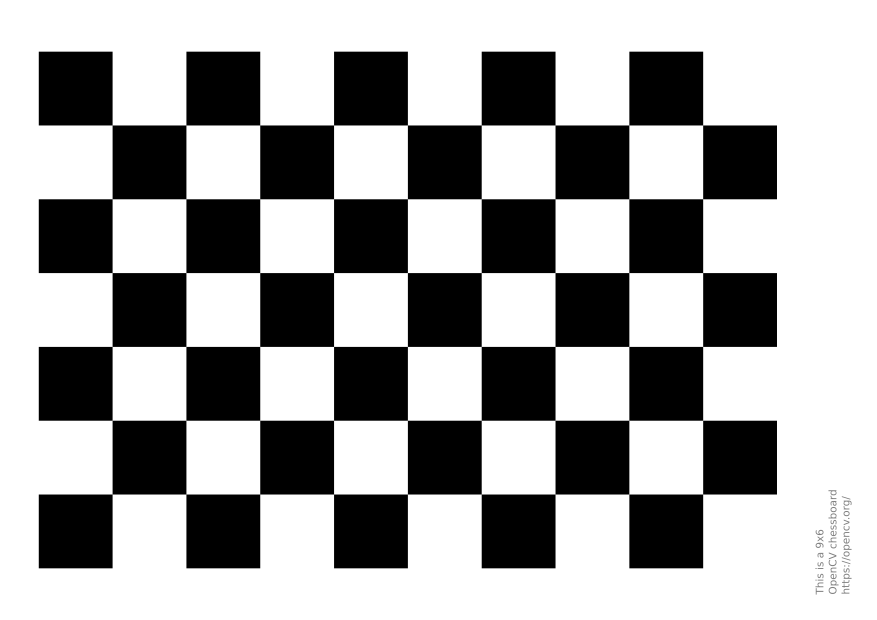
#> input picture 2026Fall/project_5/data/chess.png, 1754 x 1240 px (shown at 1/2 size)
$ python lab05_step2.py
#> lines starting #> are read from the running program, lines starting #| are printed output that depends on the picture; after the words box and inside, x2 and y2 are one past the last pixel; in counts of white or black regions, pixels touching at a corner belong together
"""比较 Harris k 值；统计的是阈值像素，不是去重后的角点。"""
from pathlib import Path
import csv
import cv2
import numpy as np


def main():
    root = Path(__file__).resolve().parent
    gray = cv2.imdecode(np.fromfile(root / 'data/chess.png', dtype=np.uint8), 0)
#> gray is the input picture: shape (1240, 1754); min 0, max 255, mean 165.4
    if gray is None:
        raise ValueError('棋盘格读取失败')
    out = root / 'results/step2_k_comparison'
    out.mkdir(parents=True, exist_ok=True)
    src = gray.astype(np.float32)
    original = cv2.cvtColor(gray, cv2.COLOR_GRAY2BGR)
    baseline = cv2.cornerHarris(src, 2, 3, 0.04)
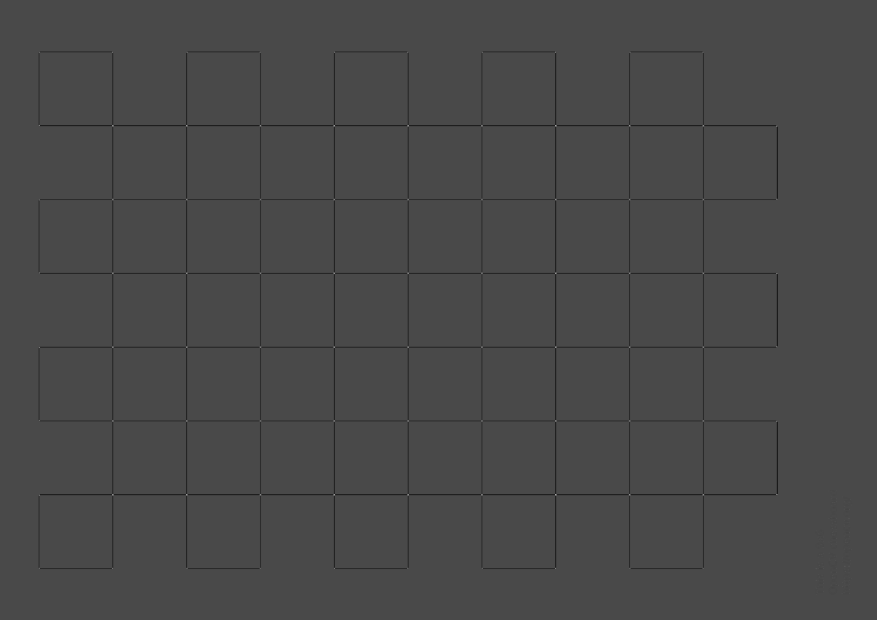
#> baseline: shape (1240, 1754) float32 (shown at 1/2 size); min -167808704, max 418069600, mean -1597854.8; drawn with min black and max white
    fixed_threshold = 0.01 * float(baseline.max())
#> fixed_threshold = 4180696
    rows, panels = [], []
    previous = None

    def save(name, img):
        ok, encoded = cv2.imencode('.png', img)
        if not ok:
            raise RuntimeError('PNG 编码失败')
        encoded.tofile(out / name)

    for k in (0.04, 0.06, 0.1):
        response = cv2.cornerHarris(src, 2, 3, k)
        assert response.shape == gray.shape and np.isfinite(response).all()
        if previous is not None:
            # 相同输入下 k 增大，响应不应上升；允许浮点舍入误差。
            tolerance = 1e-6 * max(float(np.abs(previous).max()), 1.0)
            assert np.all(response <= previous + tolerance)
        previous = response
        threshold = 0.01 * float(response.max())
        mask = response > threshold
        fixed_mask = response > fixed_threshold
        marked = original.copy()
        marked[mask] = (0, 0, 255)
        save(f'harris_k_{k:.2f}.png', marked)
        row = dict(k=k, response_min=float(response.min()), response_max=float(response.max()),
                   relative_threshold=threshold, relative_selected_pixels=int(mask.sum()),
                   fixed_threshold=fixed_threshold, fixed_selected_pixels=int(fixed_mask.sum()))
        rows.append(row)
        # 缩图后重绘，以免红色标记消失。这不是新的检测结果。
        scale = 480 / gray.shape[1]
        preview = cv2.resize(original, (480, round(gray.shape[0]*scale)), interpolation=cv2.INTER_AREA)
        ys, xs = np.nonzero(mask)
        pts = np.unique(np.rint(np.column_stack((xs, ys))*scale).astype(int), axis=0)
        for x, y in pts:
            cv2.circle(preview, (int(x), int(y)), 1, (0, 0, 255), -1)
        preview = cv2.copyMakeBorder(preview, 65, 0, 0, 0, cv2.BORDER_CONSTANT, value=(245,245,245))
        cv2.putText(preview, f'k={k:.2f} | pixels={mask.sum()}', (12,25), cv2.FONT_HERSHEY_SIMPLEX,.65,(0,0,0),1)
        cv2.putText(preview, f'max R={response.max():.3e} | threshold=1% max', (12,50), cv2.FONT_HERSHEY_SIMPLEX,.45,(0,0,0),1)
        panels.append(preview)
#> this loop made 3 passes
#> (tolerance, threshold) on passes 2 to 3: (418.1, 3705265.9), (370.5, 2754405.8)
#> threshold on pass 1: 4180696
#> pass 1, in main, `mask = response > threshold`:
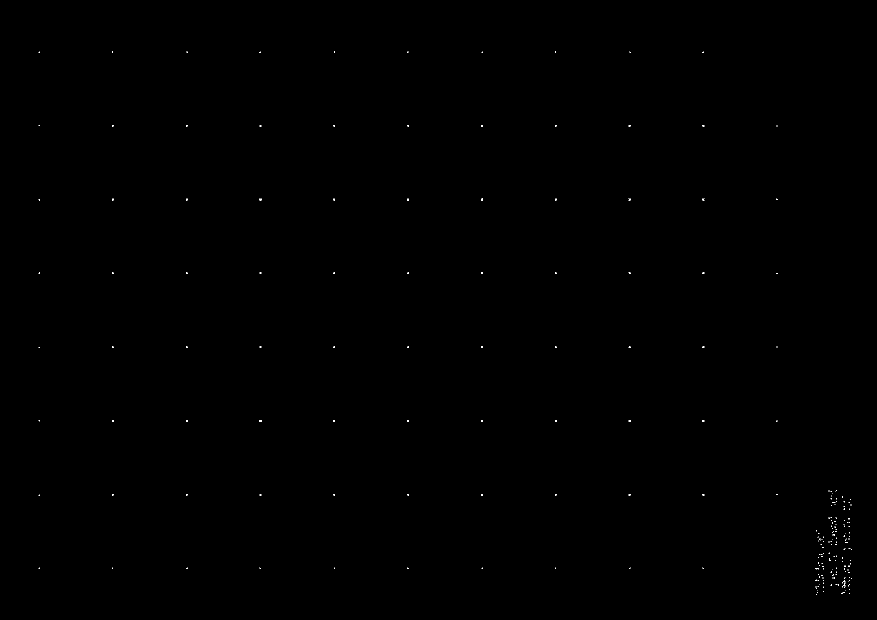
#> mask: shape (1240, 1754) bool (shown at 1/2 size); 0.06% white in thin lines or dots, all inside (x1, y1, x2, y2) = (77, 103, 1704, 1190)
#> pass 1, in main, `preview = cv2.resize(original, (480, round(gray.shape[0]*scale)), inte..`:
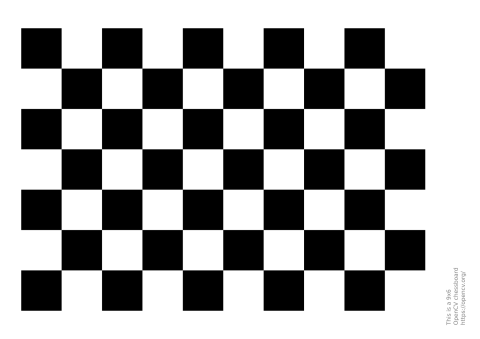
#> preview: shape (339, 480, 3); min 0, max 255, mean 165.4
#> pass 1, in main, `preview = cv2.copyMakeBorder(preview, 65, 0, 0, 0, cv2.BORDER_CONSTANT..`:
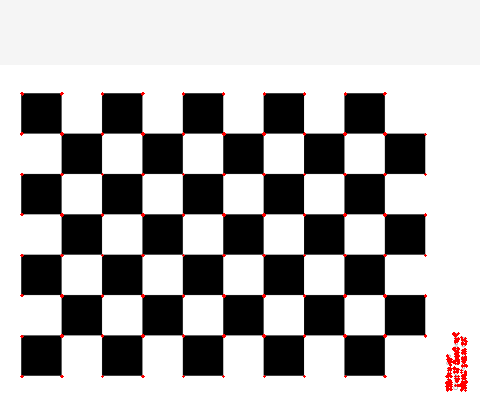
#> preview: shape (404, 480, 3); mean B, G, R 176.9, 176.9, 178.8
#> pass 2, in main, `response = cv2.cornerHarris(src, 2, 3, k)`:
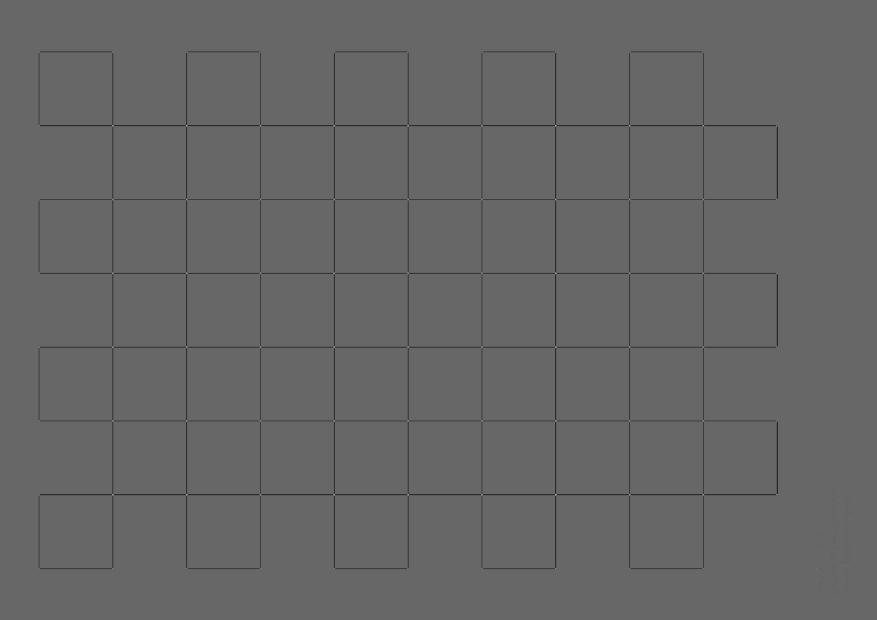
#> response: shape (1240, 1754) float32 (shown at 1/2 size); min -251713056, max 370526592, mean -2427830.2; drawn with min black and max white
#> after the loop: mask: shape (1240, 1754) bool; 0.04% white in thin lines or dots, all inside (x1, y1, x2, y2) = (78, 104, 1704, 1190)
#> after the loop:
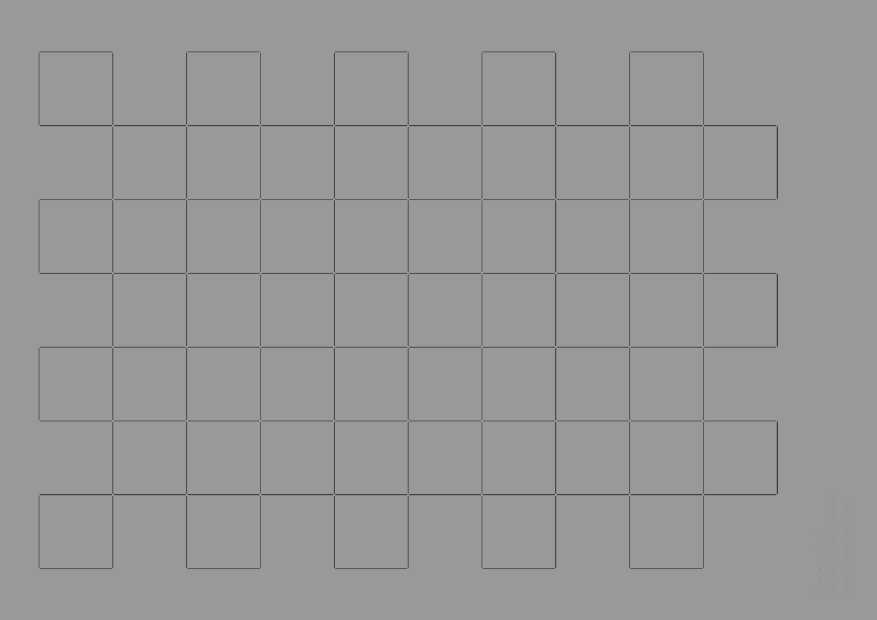
#> response: shape (1240, 1754) float32 (shown at 1/2 size); min -419521760, max 275440576, mean -4087776.8; drawn with min black and max white
#> after the loop, panels = 3 items; rows = 3 items
    assert all(a['fixed_selected_pixels'] >= b['fixed_selected_pixels'] for a,b in zip(rows, rows[1:]))
    save('comparison.png', np.hstack(panels))
    with (out/'statistics.csv').open('w', encoding='utf-8-sig', newline='') as f:
        writer = csv.DictWriter(f, fieldnames=rows[0].keys())
        writer.writeheader()
        writer.writerows(rows)
    report = [
        '# Harris 参数对比实测记录', '',
        f'输入为 data/chess.png，尺寸 {gray.shape[1]}×{gray.shape[0]}；OpenCV {cv2.__version__}。',
        '使用 float32 的 0～255 灰度，blockSize=2、ksize=3，只改变 k。未执行 NMS，以下数量均为像素数。', '',
        '| k | 最低响应 | 最高响应 | 各自最高分 1% 的阈值 | 相对阈值像素数 | 固定阈值像素数 |',
        '|---|---:|---:|---:|---:|---:|',
    ]
    for r in rows:
        report.append(f"| {r['k']} | {r['response_min']:.2f} | {r['response_max']:.2f} | {r['relative_threshold']:.2f} | {r['relative_selected_pixels']} | {r['fixed_selected_pixels']} |")
#> this loop made 3 passes
#> after the loop, report = 10 items
    report += ['', f'固定阈值取 k=0.04 的最高响应的 1%，即 {fixed_threshold:.2f}。', '',
               '## 如何解释', '',
               '对于相同位置的结构张量，k 增大，R=det(M)−k·trace(M)² 减小或保持不变。',
               '固定阈值下保留像素数不会增加；相对阈值随最高分改变，像素数没有一般的单调保证，应以上表实测为准。',
               '强棋盘角点可能在三组参数下均被保留，视觉差异主要出现在较弱响应和角点附近像素。',
               '不能仅根据像素数多少判断检测质量，也不能将文字上的有效拐角响应全部视为误检。', '',
               'comparison.png 为缩小预览，红色标记作了可视化增强；各 harris_k 图片保留原始分辨率与实际阈值掩膜。',
               '脚本检查了响应尺寸、有限值、k 增大时响应不升，以及固定阈值计数不增；这些检查不替代后续 pytest 测试任务。', '',
               '复现：在 project_5 下运行 `python lab05_step2.py`。']
    (out/'实验观察.md').write_text('\n'.join(report)+'\n', encoding='utf-8')
    for row in rows:
        print(row)


if __name__ == '__main__':
    main()
